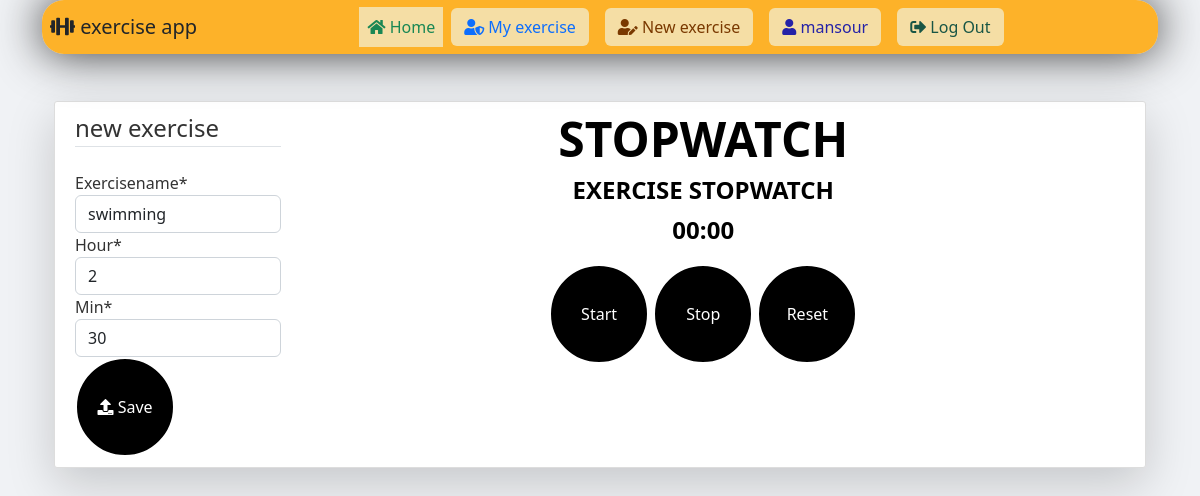
Screenshot of /Post/2/update/ (signed in) with the database file from the repository.
### blog/models.py (models this page shows, shortened)
class Post(models.Model):
	exercisename = models.ForeignKey('Category', on_delete=models.CASCADE)
	hour = models.IntegerField(default=0 )
	min = models.IntegerField(default=0)
	file = models.FileField(null=True,blank=True,upload_to='Files')
	content = models.TextField()
	date_Posted = models.DateTimeField(default=timezone.now)
	author = models.ForeignKey(User, on_delete=models.CASCADE)

### blog/views.py (the view, shortened to what this page needs)
# urls.py: path('Post/<int:pk>/update/', PostUpdateView.as_view(), name='Post-update-api'),
class PostUpdateView(LoginRequiredMixin, UserPassesTestMixin, UpdateView):
    model = Post
    template_name = 'blog/Post_form.html'
    fields = ['exercisename', 'hour','min']
    def test_func(self):
        Post = self.get_object()
        if self.request.user == Post.author:
            return True
        return False

### blog/models.py (called while the page is built)
	def __str__(self):
		return self.name

### blog/templates/blog/post_form.html (shortened to what this page needs)
{% extends "blog/base.html" %}
{% load crispy_forms_tags %}
{% block content %}
<div class="content-section pt-2 mt-3 shadow-lg" style="display: flex">
    <form action="" method="Post" enctype="multipart/form-data">
        <fieldset class="form-group">
            <legend class="border-bottom mb-4">
                 new exercise
            </legend>
            {{ form|crispy }}
        </fieldset>
        <div class="form-group">
            <button class="btn btn-outline-primary" type="submit"><i class="fas fa-upload"></i> Save</button>
        </div>
    </form>
    <div class="wrapper">
        <h1>Stopwatch</h1>
        <h2>exercise Stopwatch</h2>
        <p><span id="seconds">00</span>:<span id="tens">00</span></p>
        <div>
            <button id="button-start">Start</button>
            <button id="button-stop">Stop</button>
            <button id="button-reset">Reset</button>
        </div>
    </div>
</div>
{% endblock content %}

### blog/templates/blog/base.html (shortened to what this page needs)
{% load static %}
<!doctype html>
<html lang="en">
<head>
  <link href="https://cdn.jsdelivr.net/npm/bootstrap@5.2.0/dist/css/bootstrap.min.css" rel="stylesheet"
>
  <link rel="stylesheet" href="https://use.fontawesome.com/releases/v5.8.1/css/all.css">
  <link rel="stylesheet" href="{% static 'blog/main.css' %}">
</head>
<body class="container">
  <nav class="navbar navbar-expand-lg navbar-dark p-8 "
    style="border-radius: 22px;box-shadow: 0 0 46px;background: #ffa707d9;padding: 0;margin-bottom: 47px;">
    <a style="margin-left: 8px;" class="navbar-brand font-weight-bold text-dark" href="{% url 'blog-home' %}"><i
        class="fas fa-dumbbell"></i> exercise app </a>
    <div class="collapse navbar-collapse flex justify-content-center" id="navbarScroll">
      <ul class="navbar-nav mr-auto">
        <li class="nav-item">
          <a class="nav-link" style="
          background: #f0ffff94;
          color: #198754;" href="{% url 'blog-home' %}"><i class="fas fa-home"></i> Home </a>
        </li>
      </ul>
      <div style="display:flex;">
        {% if user.is_authenticated %}
        <a href="{% url 'user-Posts' user.id %}" class="btn m-2" style="
    background: #f0ffff94;
    color: #0d6efd;"><i class="fas fa-user-shield"></i> My
          exercise</a>
        <a href="{% url 'Post-create' %} " class="btn m-2" style="
    background: #f0ffff94;
    color: #7a3900;"><i class="fas fa-user-edit"></i> New exercise</a>
        <a href="{% url 'profile' %} " class="btn m-2" style="
    background: #f0ffff94;
    color: #2522a7;"><i class="fas fa-user"></i> {{ user.username }}</a>
        <a href="{% url 'logout' %} " class="btn m-2" style="
    background: #f0ffff94;
    color: #195645;"><i class="fas fa-sign-out-alt"></i> Log Out</a>
        {% endif %}
      </div>
    </div>
  </nav>
  <div class="container my-bg">
    {% block content %}
    {% endblock %}
  </div>
</body>
</html>

### api/static/blog/main.css (style rules this page uses)
body { background: #fafafa; color: #333333; margin-top: 0; }
h1, h2, h3, h4, h5, h6 { color: #444444; }
ul { margin: 0; }
.content-section { background: #ffffff; padding: 10px 20px; border: 1px solid #dddddd; border-radius: 3px; margin-bottom: 20px; }

### blog/templates/blog/base.html (style rules this page uses)
body { background-color: #f0f2f5 }

### blog/templates/blog/post_form.html (style rules this page uses)
.wrapper { width: 100%; height: 100%; display: flex; flex-direction: column; justify-content: center; align-items: center; }
.wrapper h1 { font-size: 3em; color: #000; text-transform: uppercase; font-weight: bold; text-align: center; }
.wrapper h2, .wrapper p { font-size: 1.5em; color: #000; text-transform: uppercase; font-weight: bold; text-align: center; }
.wrapper button, .btn-outline-primary { width: 100px; height: 100px; border-radius: 50%; background: #000; border: 2px solid #fff; cursor: pointer; color: #fff; outline: none; }

### rows the page displays
Post: exercisename "swimming", hour "2", min "30"

### other values shown
{{ user.username }} "mansour"
